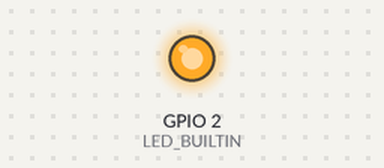
A sketch run on a simulated ESP8266 (NodeMCU). Shown: output pins drawn as LEDs (lit = HIGH, except the on-board LED, lit = LOW). WiFi joins after 1.5 s; servers stay silent unless stated; uploads are accepted with an empty reply; what the sketch prints to the serial monitor is not drawn.

Above: at 6.1 s.
Timing chart, 0 to 16.1 s (numbered marks = the images above):
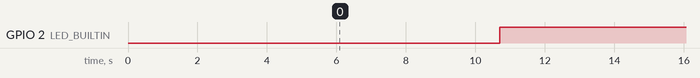

Measured:
- by itself, GPIO 2 (LED_BUILTIN): alternates HIGH for 10.7 s and LOW for 0.50 s

The sketch:

sensor_esp8266_APITest.ino
```cpp
#include <ESP8266WiFi.h>
#include <ESP8266HTTPClient.h>
#include <WiFiClient.h>

/*WIFI AP Set*/
const char* ssid = "";
const char* password = "";

/*伺服器路徑*/
String serverSource = "http://[server_ip]:3095";
String serverName = serverSource + "/upload/Sensor01/data";

/*timer*/
unsigned long lastTime = 0;
unsigned long timerDelay = 10000; //10sec

/*使板戴LED反覆亮*/
void cnOnBoardLED(){
  digitalWrite(LED_BUILTIN,LOW); //亮
  delay(500);
  digitalWrite(LED_BUILTIN,HIGH); //暗
  delay(500);
}

/*使板戴LED持續亮*/
void cnOffBoardLED(){
  digitalWrite(LED_BUILTIN,LOW); //亮
}

/*WiFi連結*/
void cnWiFi(){
   WiFi.begin(ssid, password);
   Serial.println("Connecting");
   while(WiFi.status() != WL_CONNECTED) {
     delay(500);
     Serial.print(".");
   }
   Serial.println("");
   Serial.print("Connected to WiFi network with IP Address: ");
   Serial.println(WiFi.localIP());

}
void httpPost(){
   WiFiClient client;
   HTTPClient http;

   /*數值上傳*/
   String humUD = "hum="+String(30);
   String tempUD = "temp="+String(44.5);
   String coUD = "co="+String(77.2);
   String co2UD = "co2="+String(55);
   String tvocUD = "tvoc="+String(40.11);
   String pm25UD = "pm25="+String(10);
   String o3UD = "o3="+String(50);
   String query = humUD+"&"+tempUD+"&"+coUD+"&"+co2UD+"&"+tvocUD+"&"+pm25UD+"&"+o3UD;
   String cnServer = serverName;

   // Your Domain name with URL path or IP address with path
   http.begin(client, cnServer);

   // Specify content-type header
   http.addHeader("Content-Type", "application/x-www-form-urlencoded");

   Serial.print("Server= ");
   Serial.println(cnServer);

  /*HTTP Status*/
  int httpResponseCode = http.POST(query);
  if (httpResponseCode>0) {
    cnOnBoardLED();
    Serial.print("HTTP Response code: ");
    Serial.println(httpResponseCode);
    String payload = http.getString();
    Serial.println(payload);
  }else {
    cnOffBoardLED();
    Serial.print("Error code: ");
    Serial.println(httpResponseCode);
  }

  // Free resources
    http.end();
}

/*主程式*/
void setup() {
  Serial.begin(9600);
  pinMode(LED_BUILTIN,OUTPUT);
  cnWiFi();
}

void loop() {

  // Send an HTTP POST request depending on timerDelay
  if ((millis() - lastTime) > timerDelay) {
    //Check WiFi connection status
    if(WiFi.status()== WL_CONNECTED){
      httpPost();
    }else{
      Serial.println("WiFi Disconnected");
    }
    lastTime = millis();
  }
}
```
